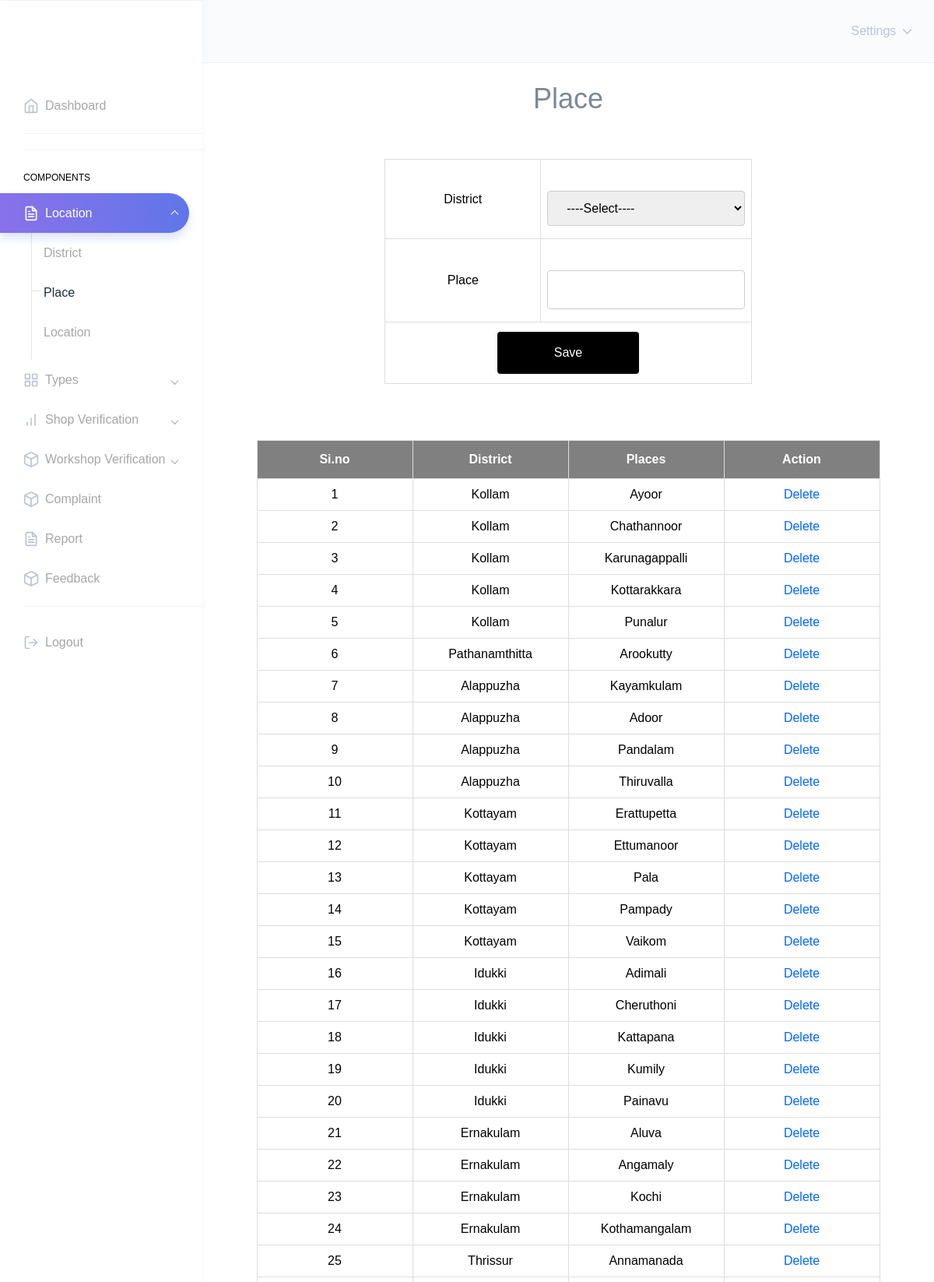
Page /Project/Admin/PlaceDetails.php (upper part) on the committed database.
### tables this page shows
CREATE TABLE `tbl_place` (
  `place_id` int(11) NOT NULL,
  `district_id` int(11) NOT NULL,
  `place_name` varchar(40) NOT NULL
);

CREATE TABLE `tbl_district` (
  `district_id` int(11) NOT NULL,
  `district_name` varchar(20) NOT NULL
);

### Project/Admin/PlaceDetails.php (the view, shortened to what this page needs)
<?php
include("../Assets/Connection/Connection.php");
include("Head.php");
			        ?>
<!DOCTYPE html PUBLIC "-//W3C//DTD XHTML 1.0 Transitional//EN" "http://www.w3.org/TR/xhtml1/DTD/xhtml1-transitional.dtd">
<html xmlns="http://www.w3.org/1999/xhtml">
<head>
</head>
<body>
<div id="tab">
<h1 align="center">Place</h1>
<br/><br/>
<form id="form1" name="form1" method="post" action="">
  <table  border="1" align="center" cellpadding="10">
    <tr align="center">
      <td>District</td>
      <td><label for="seldistrict"></label>
        <select name="seldistrict" id="seldistrict">
        <option>----Select----</option>
      </select></td>
    </tr>
    <tr align="center">
      <td>Place</td>
      <td><label for="txtplace"></label>
      <input type="text" name="txtplace" id="txtplace" required autocomplete="off"/></td>
    </tr>
    <tr align="center">
      <td colspan="2"><div align="center">
        <input type="submit" name="btnsave" id="btnsave" value="Save" />
      </div></td>
    </tr>
  </table>
 <br /> <br /> <br />
   <table  border="1" align="center" cellpadding="10">
    <tr align="center">
      <th >Si.no</th>
       <th >District</th>
      <th >Places</th>
      <th colspan="2"><div align="center">Action</div></th>
    </tr>
<?php
$i=0;
$selqry = "select * from tbl_place p inner join tbl_district d on d.district_id=p.district_id";
$result=$conn->query($selqry);
while($row = $result->fetch_assoc())
{
	$i++;
?>
		<tr align="center">
        	<td>
            <?php echo $i;?>
            </td>
            <td>
            <?php echo $row["district_name"];?>
            </td>
             <td>
            <?php echo $row["place_name"];?>
            </td>
       		<td align="center">
        <a href="PlaceDetails.php?m=<?php echo $row["place_id"];?>">Delete</a></td></tr>
        <?php
}
?>
  </table>
</form>
</div>
</body>
<?php
include("Foot.php");
?>
</html>

### Project/Assets/Templates/form.css (style rules this page uses)
#tab { font-family: "Trebuchet MS", Arial, Helvetica, sans-serif; border-collapse: collapse; width: 100%; }
#tab td, #tab th { border: 1px solid #ddd; padding: 8px; color: black; text-align:center; min-width:200px; }
#tab a { color:#06F; }
#tab th { padding-top: 12px; padding-bottom: 12px; text-align:center; background-color: gray; color: white; alignment-adjust:central; }
input[type=text],[type=password],[type=email],[type=date], select { width: 100%; padding: 12px 20px; margin: 8px 0; display: inline-block; border: 1px solid #ccc; border-radius: 4px; box-sizing: border-box; }
input[type=submit] { width: 40%; background-color: black; color: white; padding: 15px; margin: 4px 0; border: none; border-radius: 4px; cursor: pointer; }

### rows in the picture
tbl_place: district.district_name "Kollam", place_name "Ayoor"
tbl_place: district.district_name "Kollam", place_name "Chathannoor"
tbl_place: district.district_name "Kollam", place_name "Karunagappalli"
tbl_place: district.district_name "Kollam", place_name "Kottarakkara"
tbl_place: district.district_name "Kollam", place_name "Punalur"
tbl_place: district.district_name "Pathanamthitta", place_name "Arookutty"
tbl_place: district.district_name "Alappuzha", place_name "Kayamkulam"
tbl_place: district.district_name "Alappuzha", place_name "Adoor"
tbl_place: district.district_name "Alappuzha", place_name "Pandalam"
tbl_place: district.district_name "Alappuzha", place_name "Thiruvalla"
tbl_place: district.district_name "Kottayam", place_name "Erattupetta"
tbl_place: district.district_name "Kottayam", place_name "Ettumanoor"
tbl_place: district.district_name "Kottayam", place_name "Pala"
tbl_place: district.district_name "Kottayam", place_name "Pampady"
tbl_place: district.district_name "Kottayam", place_name "Vaikom"
tbl_place: district.district_name "Idukki", place_name "Adimali"
tbl_place: district.district_name "Idukki", place_name "Cheruthoni"
tbl_place: district.district_name "Idukki", place_name "Kattapana"
tbl_place: district.district_name "Idukki", place_name "Kumily"
tbl_place: district.district_name "Idukki", place_name "Painavu"
tbl_place: district.district_name "Ernakulam", place_name "Aluva"
tbl_place: district.district_name "Ernakulam", place_name "Angamaly"
tbl_place: district.district_name "Ernakulam", place_name "Kochi"
tbl_place: district.district_name "Ernakulam", place_name "Kothamangalam"
tbl_place: district.district_name "Thrissur", place_name "Annamanada"
